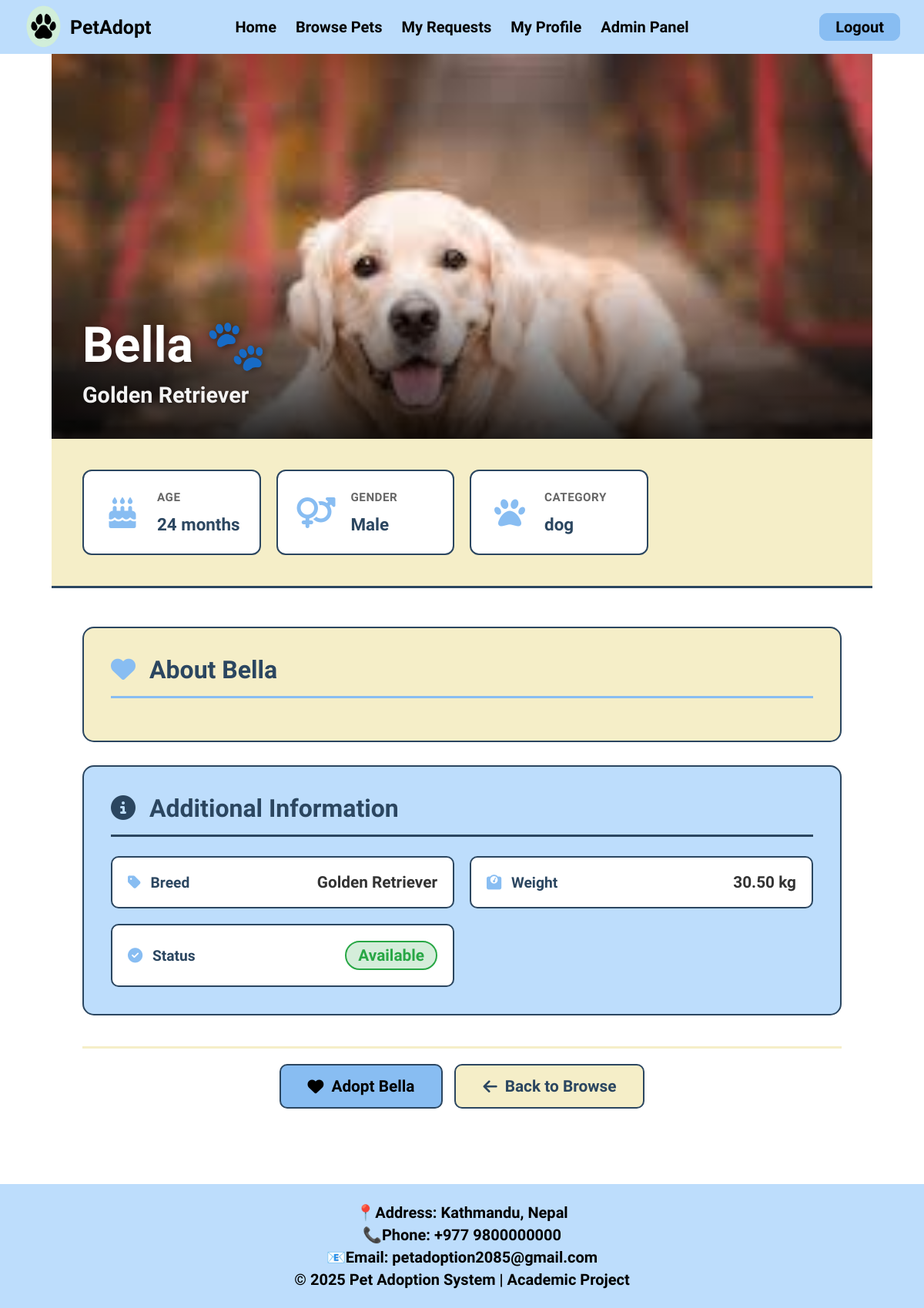
The app's page /pet-details.php?id=1 (signed in) with its own data.
### tables this page shows
CREATE TABLE `pets` (
  `id` int(11) NOT NULL AUTO_INCREMENT,
  `name` varchar(255) NOT NULL,
  `age` int(11) NOT NULL,
  `gender` enum('Male','Female') NOT NULL,
  `breed` varchar(255) NOT NULL,
  `price` varchar(255) NOT NULL,
  `status` enum('available','adopted') NOT NULL DEFAULT 'available',
  `image` varchar(255) NOT NULL,
  `category` enum('dog','cat','rabbit') NOT NULL,
  `description` text NOT NULL,
  `weight` varchar(10) DEFAULT NULL,
  PRIMARY KEY (`id`)
);

### pet-details.php (the view, shortened to what this page needs)
<?php
include("navbar.php");
$pet_id = intval($_GET['id']);
$stmt = $con->prepare("SELECT * FROM pets WHERE id = ?");
$stmt->bind_param("i", $pet_id);
$stmt->execute();
$result = $stmt->get_result();
$pet = $result->fetch_assoc();
?>
<!DOCTYPE html>
<html>
<head>
    <link rel="stylesheet" href="assets/css/style.css">
    <link rel="stylesheet" href="https://cdnjs.cloudflare.com/ajax/libs/font-awesome/6.5.0/css/all.min.css">
</head>
<body>
    <div class="pet-details-wrapper">
        <div class="pet-hero-section">
            <img src="assets/images/<?php echo $pet['image'] ?? 'default_pet.jpg'; ?>" alt="<?php echo htmlspecialchars($pet['name']); ?>">
            <div class="pet-hero-overlay">
                <h1><?php echo htmlspecialchars($pet['name']); ?> 🐾</h1>
                <p class="pet-breed"><?php echo htmlspecialchars($pet['breed']); ?></p>
            </div>
        </div>
        <div class="pet-quick-info">
            <div class="quick-info-card">
                <i class="fas fa-birthday-cake"></i>
                <div class="quick-info-content">
                    <span class="info-label">Age</span>
                    <span class="info-value"><?php echo htmlspecialchars($pet['age']); ?> months</span>
                </div>
            </div>
            <div class="quick-info-card">
                <i class="fas fa-venus-mars"></i>
                <div class="quick-info-content">
                    <span class="info-label">Gender</span>
                    <span class="info-value"><?php echo htmlspecialchars($pet['gender']); ?></span>
                </div>
            </div>
            <div class="quick-info-card">
                <i class="fas fa-paw"></i>
                <div class="quick-info-content">
                    <span class="info-label">Category</span>
                    <span class="info-value"><?php echo htmlspecialchars($pet['category']); ?></span>
                </div>
            </div>
        </div>
        <div class="pet-details-content">
            <div class="details-main">
                <div class="about-section">
                    <h2><i class="fas fa-heart"></i> About <?php echo htmlspecialchars($pet['name']); ?></h2>
                </div>
                <div class="additional-info-section">
                    <h2><i class="fas fa-info-circle"></i> Additional Information</h2>
                    <div class="info-grid-details">
                        <div class="info-detail-item">
                            <span class="detail-label"><i class="fas fa-tag"></i> Breed</span>
                            <span class="detail-value"><?php echo htmlspecialchars($pet['breed']); ?></span>
                        </div>
                        <div class="info-detail-item">
                            <span class="detail-label"><i class="fas fa-weight"></i> Weight</span>
                            <span class="detail-value"><?php echo htmlspecialchars($pet['weight'] ?? 'N/A'); ?> kg</span>
                        </div>
                        <div class="info-detail-item">
                            <span class="detail-label"><i class="fas fa-check-circle"></i> Status</span>
                            <span class="detail-value status-<?php echo strtolower($pet['status']); ?>">
                                <?php echo ucfirst(htmlspecialchars($pet['status'])); ?>
                            </span>
                        </div>
                    </div>
                </div>
            </div>
            <div class="pet-actions">
                <?php
                if ($pet['status'] == 'available') {
                    if (isset($_SESSION['id'])) {
                ?>
                    <a href="adoptionRequest.php?pet_id=<?php echo $pet['id']; ?>" class="btn-adopt-pet">
                        <i class="fas fa-heart"></i> Adopt <?php echo htmlspecialchars($pet['name']); ?>
                    </a>
                <?php
                    } else {
                ?>
                    <a href="login.php?pet_id=<?php echo $pet['id']; ?>" class="btn-adopt-pet">
                        <i class="fas fa-heart"></i> Adopt <?php echo htmlspecialchars($pet['name']); ?>
                    </a>
                <?php
                    }
                } else {
                ?>
                    <button class="btn-adopt-pet btn-disabled" disabled>
                        <i class="fas fa-ban"></i> Not Available
                    </button>
                <?php
                }
                ?>
                <a href="browsePets.php" class="btn-back-browse">
                    <i class="fas fa-arrow-left"></i> Back to Browse
                </a>
            </div>
        </div>
    </div>
</body>
<?php include("footer.php"); ?>
</html>

### assets/css/style.css (style rules this page uses)
* { margin: 0; padding: 0; box-sizing: border-box; font-family: "Agdasima", sans-serif; }
body { display: flex; flex-direction: column; }
a { text-decoration: none; }
.info-label { font-weight: 700; color: #2b4660; font-size: 1.2rem; margin-bottom: 0.5rem; }
.info-value { font-size: 1.2rem; color: #333; }
.pet-details-wrapper { max-width: 1400px; margin: 0 auto; margin-top: 70px; background-color: #ffffff; }
.pet-hero-section { position: relative; height: 500px; width: 100%; overflow: hidden; background: linear-gradient( to bottom, rgba(43, 70, 96, 0.3), rgba(43, 70, 96, 0.7) ); }
.pet-hero-section img { width: 100%; height: 100%; object-fit: cover; object-position: top; }
.pet-hero-overlay { position: absolute; bottom: 0; left: 0; right: 0; background: linear-gradient(to top, rgba(0, 0, 0, 0.85), transparent); padding: 60px 40px 40px; color: #ffffff; }
.pet-hero-overlay h1 { font-size: 4rem; margin: 0; margin-bottom: 10px; text-shadow: 2px 2px 10px rgba(0, 0, 0, 0.5); }
.pet-hero-overlay .pet-breed { font-size: 1.8rem; margin: 0; opacity: 0.95; font-weight: 600; text-shadow: 1px 1px 5px rgba(0, 0, 0, 0.5); }
.pet-quick-info { display: grid; grid-template-columns: repeat(4, 1fr); gap: 20px; padding: 40px; background-color: #f5eec8; border-bottom: 3px solid #2b4660; }
.quick-info-card { background-color: #ffffff; border: 2px solid #2b4660; border-radius: 12px; padding: 25px; display: flex; align-items: center; gap: 20px; transition: transform 0.3s ease, box-shadow 0.3s ease; }
.quick-info-card i { font-size: 2.5rem; color: #88bdf2; min-width: 50px; text-align: center; }
.quick-info-content { display: flex; flex-direction: column; gap: 5px; }
.info-label { font-size: 0.95rem; color: #666; font-weight: 600; text-transform: uppercase; letter-spacing: 0.5px; }
.info-value { font-size: 1.4rem; color: #2b4660; font-weight: 700; }
.pet-details-content { padding: 50px 40px; background-color: #ffffff; }
.details-main { margin-bottom: 40px; }
.about-section { background-color: #f5eec8; border: 2px solid #2b4660; border-radius: 15px; padding: 35px; margin-bottom: 30px; }
.about-section h2 { color: #2b4660; font-size: 2rem; margin-bottom: 20px; border-bottom: 3px solid #88bdf2; padding-bottom: 15px; }
.about-section h2 i { margin-right: 10px; color: #88bdf2; }
.additional-info-section { background-color: #bdddfc; border: 2px solid #2b4660; border-radius: 15px; padding: 35px; }
.additional-info-section h2 { color: #2b4660; font-size: 2rem; margin-bottom: 25px; border-bottom: 3px solid #2b4660; padding-bottom: 15px; }
.additional-info-section h2 i { margin-right: 10px; color: #2b4660; }
.info-grid-details { display: grid; grid-template-columns: repeat(2, 1fr); gap: 20px; }
.info-detail-item { background-color: #ffffff; border: 2px solid #2b4660; border-radius: 10px; padding: 20px; display: flex; justify-content: space-between; align-items: center; }
.detail-label { font-size: 1.2rem; font-weight: 700; color: #2b4660; }
.detail-label i { margin-right: 8px; color: #88bdf2; }
.detail-value { font-size: 1.3rem; font-weight: 600; color: #333; }
.status-available { color: #28a745 !important; background-color: #d4edda; padding: 5px 15px; border-radius: 20px; border: 2px solid #28a745; }
.pet-actions { display: flex; gap: 15px; flex-wrap: wrap; justify-content: center; padding-top: 20px; border-top: 3px solid #f5eec8; }
.btn-adopt-pet, .btn-back-browse, .btn-edit-pet, .btn-delete-pet { padding: 15px 35px; font-size: 1.3rem; font-weight: 700; border: 2px solid #2b4660; border-radius: 10px; cursor: pointer; transition: all 0.3s ease; text-decoration: none; display: inline-flex; align-items: center; gap: 10px; }
.btn-adopt-pet { background-color: #88bdf2; color: #000000; }
.btn-back-browse { background-color: #f5eec8; color: #2b4660; }

### records on screen
pets: image (picture), name "Bella", breed "Golden Retriever", age "24", gender "Male", category "dog", weight "30.50", status "Available"
